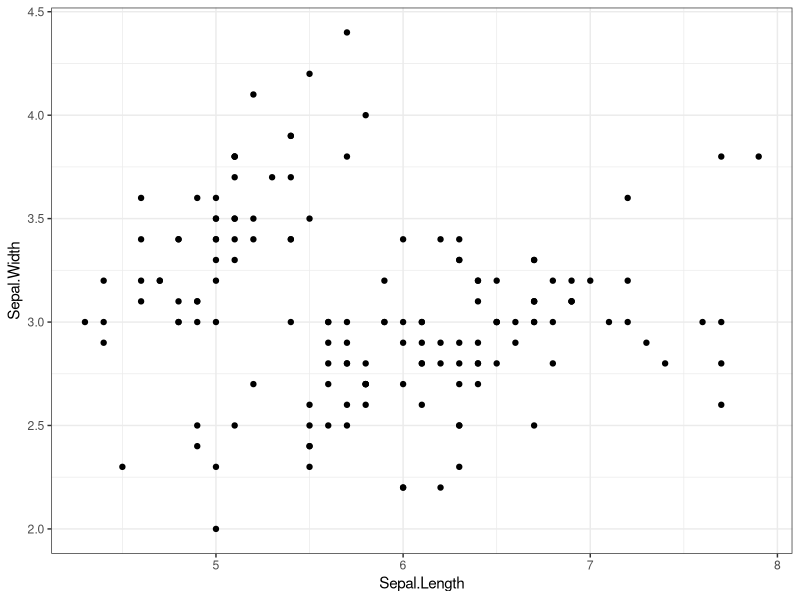

Source code (R):

library(ggplot2)

p <- ggplot(iris, aes(x = Sepal.Length, y = Sepal.Width)) +
    geom_point() +
    theme_bw()

ggsave(
    plot = p,
    filename = "outputs/g_plot.pdf"
)


